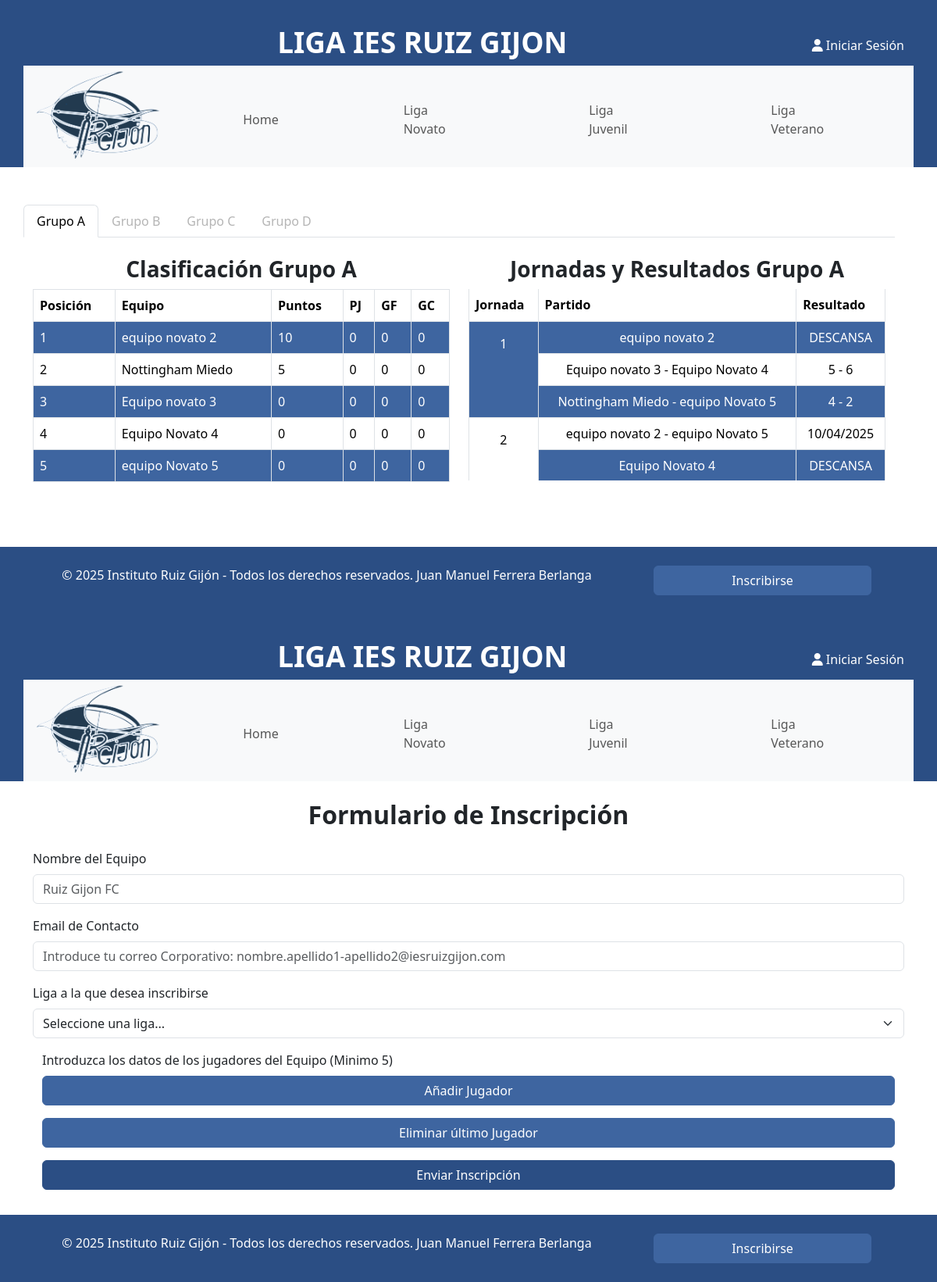
Page /Controller/formulario.php on the committed database.
### tables this page shows
CREATE TABLE `ligas` (
  `id` int(11) NOT NULL,
  `nombre_liga` varchar(100) NOT NULL
);

CREATE TABLE `equipos` (
  `id` int(11) NOT NULL,
  `nombre_equipo` varchar(100) NOT NULL,
  `equipo_correo` varchar(100) NOT NULL,
  `equipo_imagen` varchar(50) NOT NULL,
  `puntos` int(3) NOT NULL DEFAULT 0,
  `partidos_jugados` int(3) NOT NULL DEFAULT 0,
  `goles_a_favor` int(3) NOT NULL DEFAULT 0,
  `goles_en_contra` int(3) NOT NULL DEFAULT 0,
  `id_liga` int(11) NOT NULL
);

CREATE TABLE `emparejamientos` (
  `id` int(11) NOT NULL,
  `jornada` int(3) NOT NULL,
  `liga_id` int(11) NOT NULL,
  `id_local` int(11) NOT NULL,
  `goles_local` int(11) DEFAULT NULL,
  `id_visitante` int(11) NOT NULL,
  `goles_visitante` int(11) DEFAULT NULL,
  `fecha_partido` date NOT NULL DEFAULT current_timestamp(),
  `resultado` int(3) DEFAULT NULL
);

### views/liga.view.php (the view, shortened to what the rows shown need)
<!DOCTYPE html>
<html lang="en">
<head>
    <link rel="stylesheet" href="https://cdn.jsdelivr.net/npm/bootstrap-icons@1.11.3/font/bootstrap-icons.min.css">
    <link rel="stylesheet" href="../build/css/styles.css">
</head>
<body class="d-flex flex-column" style="height: 100vh;">
    <?php imprime_cabecera($liga_nombre, $vectorUsuario); ?>
    <section class="container mt-5 mb-5 d-flex flex-column flex-grow-1 justify-content-center">
        <div class="row w-100 h-100 d-flex justify-content-center align-items-center">
            <?php if ($errores != "") {
                print("<div class=\" bg-danger color-white\">
                <p>" . $errores . "</p>
                </div>");
            } else {
                if (count($liga_seleccionada) > 1): ?>
                    <?php
                    print("<div class=\"tab-content w-100 mt-4\" id=\"myTabContent\">");
                    for ($i = 0; $i < count($liga_seleccionada); $i++) {
                        print("
                        <div
                        class=\"tab-pane fade " . ($i == 0 ? "active show" : '') . "\"
                        id=\"grupo" . $grupos[$i] . "\"
                        role=\"tabpanel\"
                        aria-labelledby=\"grupo" . $grupos[$i] . "-tab\">
                        <div class=\"row\">
                        <div class=\"col-12 col-lg-6 mb-4 tabla\">
                        <h3 class=\"text-center\">Clasificación Grupo " . $grupos[$i] . "</h3>
                        <table
                        class=\"table table-bordered table-striped\"
                        id=\"tabla-clasificacionA\">
                        <thead>
                        <tr>
                        <th>Posición</th>
                        <th>Equipo</th>
                        <th>Puntos</th>
                        <th>PJ</th>
                        <th>GF</th>
                        <th>GC</th>
                        </tr>
                        </thead>
                        </thead>
                        <tbody>"
                        );
                        $posicion = 1;
                        for ($j = 0; $j < count($equipos_liga); $j++) {
                            if (isset($equipos_liga[$j]["id_liga"])) {
                                if ($equipos_liga[$j]["id_liga"] == $liga_seleccionada[$i]["id"]) {
                                    print("
                                    <tr>
                                    <td>$posicion</td>
                                    <td>" . $equipos_liga[$j]["nombre_equipo"] . "</td>
                                    <td>" . $equipos_liga[$j]["puntos"] . "</td>
                                    <td>" . $equipos_liga[$j]["partidos_jugados"] . "</td>
                                    <td>" . $equipos_liga[$j]["goles_a_favor"] . "</td>
                                    <td>" . $equipos_liga[$j]["goles_en_contra"] . "</td>
                                    </tr>
                                    ");
                                    $posicion++;
                                }
                            }
                        }
                        print("
                            </tbody>
                            </table>
                            </div>
                            <div class=\"col-12 col-lg-6 mb-4 tabla\">
                            <h3 class=\"text-center\">Jornadas y Resultados Grupo " . $grupos[$i] . "</h3>
                            <div class=\"table-responsive\" id=\"tabla-jornadas" . $grupos[$i] . "\">
                            <table class=\"table table-bordered table-striped\">
                            <thead class=\"sticky-top\">
                            <tr>
                            <th>Jornada</th>
                            <th>Partido</th>
                            <th>Resultado</th>
                            </tr>
                            </thead>
                            <tbody class=\"text-center\">
                            ");
                        if (isset($emparejamientos)) {
                            for ($j = 0; $j < count($emparejamientos); $j++) {
                                if (isset($emparejamientos[$j]["liga_id"])) {
                                    if ($emparejamientos[$j]["liga_id"] == $liga_seleccionada[$i]["id"]) {
                                        print("<tr class='text-center'>");
                                        if ($j == 0) {
                                            print("<td class='pt-3' rowspan='$partidos_jornadas'>" . $emparejamientos[$j]["jornada"] . "</td>");
                                        }
                                        if ($j != 0 && $emparejamientos[$j]["jornada"] != $emparejamientos[($j - 1)]["jornada"] && $j != (count($emparejamientos) - 1)) {
                                            print("<td class='pt-3' rowspan='$partidos_jornadas'>" . $emparejamientos[$j]["jornada"] . "</td>");
                                        }
                                        if ($emparejamientos[$j]["nombre_local"] == $emparejamientos[$j]["nombre_visitante"]) {
                                            print("<td>" . $emparejamientos[$j]["nombre_local"] . "</td>
                                                        <td>DESCANSA</td>
                                                        ");
                                        } else {
                                            print("<td>" . $emparejamientos[$j]["nombre_local"] . " - " . $emparejamientos[$j]["nombre_visitante"] . "</td>");
                                            if ($emparejamientos[$j]["goles_local"] == NULL && $emparejamientos[$j]["goles_visitante"] == NULL) {
                                                if ($emparejamientos[$j]["fecha_partido"] == "0000-00-00") {
                                                    print("<td>Sin Determinar</td>");
                                                } else {
                                                    print("<td>" . cambiaf_a_normal($emparejamientos[$j]["fecha_partido"]) . "</td>");
                                                }
                                            } else {
                                                print("<td>" . $emparejamientos[$j]["goles_local"] . " - " . $emparejamientos[$j]["goles_visitante"] . "</td>");
                                            }
                                            print("</tr>");
                                        }
                                    }
                                }
                            }
                        }
                        print("
                                                </tbody>
                                                </table>
                                                </div>
                                                </div>
                                                </div>
                                                </div>
                                                ");
                    }
                    ?>
            <?php endif;
            } ?>
        </div>
    </section>
</body>
</html>

### clases/header.php (shortened to what the rows shown need)
<?php
function imprime_cabecera($section, $vector_return)
{
  $conexion = new conexion();
  $ruta = $_SERVER['PHP_SELF'];
  $ruta = explode("/", $ruta);
  for ($i = 0; $i < count($ruta) - 2; $i++) {
    $root[] = $ruta[$i];
  }
  $root = implode("/", $root);
  $active_home = "";
  $active_color = "bg-secondary";
  $sql = "SELECT *  FROM ligas WHERE nombre_liga NOT LIKE '%Grupo%'";
  $listaLigas = $conexion->BD_Consulta($sql);
  while ($countLigas = $conexion->BD_GetTupla($listaLigas)) {
    $arrayLigas[] = $countLigas;
  }
  print("<header class=\"container-fluid header bg-primary\">
          <div class=\"container text-center text-light align-items-center header__encabezado d-flex flex-sm-row flex-column\">
            <h1 class=\"col header__titulo d-inline-block\">LIGA IES RUIZ GIJON</h1>");
  print("
            </div>
          <nav class=\"navbar navbar-expand-xl container bg-body-tertiary\">
            <div class=\"container-fluid d-flex justify-content-center navbar__container\">
              <a class=\"navbar-brand\" href=\"$root\">
                <img src=\"$root/build/assets/img/logo_RG_180_mono_new_nohalo.png\" alt=\"Logo\" class=\"img-fluid navbar__logo\">
              </a>
              <button class=\"navbar-toggler\" type=\"button\" data-bs-toggle=\"collapse\" data-bs-target=\"#navbarNav\"
                aria-controls=\"navbarNav\" aria-expanded=\"false\" aria-label=\"Toggle navigation\">
                <span class=\"navbar-toggler-icon\"></span>
              </button>
              <div class=\"collapse navbar-collapse\" id=\"navbarNav\">
                <ul class=\"navbar-nav d-flex justify-content-center w-100\">
                  <li class=\"nav-item " . ($active_home != '' ? $active_color : '') . " \">
                    <a class=\"nav-link $active_home\" aria-current=\"page\" href=\"$root\">Home</a>
                  </li>");
  foreach ($arrayLigas as $liga) {
    if (strcmp($section, $liga['nombre_liga']) == 0) {
      $active_liga = "active";
      print("<li class=\"nav-item $active_color \">
              <a class=\"nav-link $active_liga\" href=\"$root/Controller/liga.php?liga=$liga[nombre_liga]\">$liga[nombre_liga]</a>
            </li>");
    } else {
      print("<li class=\"nav-item\">
              <a class=\"nav-link\" href=\"$root/Controller/liga.php?liga=$liga[nombre_liga]\">$liga[nombre_liga]</a>
            </li>");
    }
  }
  print("</ul>
              </div>
            </div>
          </nav>
        </header>");
}
function imprime_pie()
{
  $ruta = $_SERVER['PHP_SELF'];
  $ruta = explode("/", $ruta);
  for ($i = 0; $i < count($ruta) - 1; $i++) {
    $root[] = $ruta[$i];
  }
  $root = implode("/", $root);
}
function imprime_inicioSesion()
{
  $ruta = $_SERVER['PHP_SELF'];
  $ruta = explode("/", $ruta);
  for ($i = 0; $i < count($ruta) - 1; $i++) {
    $root[] = $ruta[$i];
  }
  $root = implode("/", $root);
}

### rows in the picture
ligas: nombre_liga "Liga Novato"
ligas: nombre_liga "Liga Juvenil"
ligas: nombre_liga "Liga Veterano"
equipos: nombre_equipo "equipo novato 2", puntos "10", partidos_jugados "0", goles_a_favor "0", goles_en_contra "0", id_liga "1"
equipos: nombre_equipo "Nottingham Miedo", puntos "5", partidos_jugados "0", goles_a_favor "0", goles_en_contra "0"
equipos: nombre_equipo "Equipo novato 3", puntos "0", partidos_jugados "0", goles_a_favor "0", goles_en_contra "0"
equipos: nombre_equipo "Equipo Novato 4", puntos "0", partidos_jugados "0", goles_a_favor "0", goles_en_contra "0"
equipos: nombre_equipo "equipo Novato 5", puntos "0", partidos_jugados "0", goles_a_favor "0", goles_en_contra "0"
emparejamientos: nombre_local "Equipo novato 3", nombre_visitante "Equipo Novato 4", goles_local "5", goles_visitante "6"
emparejamientos: nombre_local "Nottingham Miedo", nombre_visitante "equipo Novato 5", goles_local "4", goles_visitante "2"
emparejamientos: jornada "2", fecha_partido "10/04/2025"

### other values in the picture
$grupos[$i] "A"
$grupos[$i] "B"
$grupos[$i] "C"
$grupos[$i] "D"
$emparejamientos[$j]["nombre_local"] "equipo novato 2"
$emparejamientos[$j]["nombre_visitante"] "equipo Novato 5"
$emparejamientos[$j]["nombre_local"] "Equipo Novato 4"
